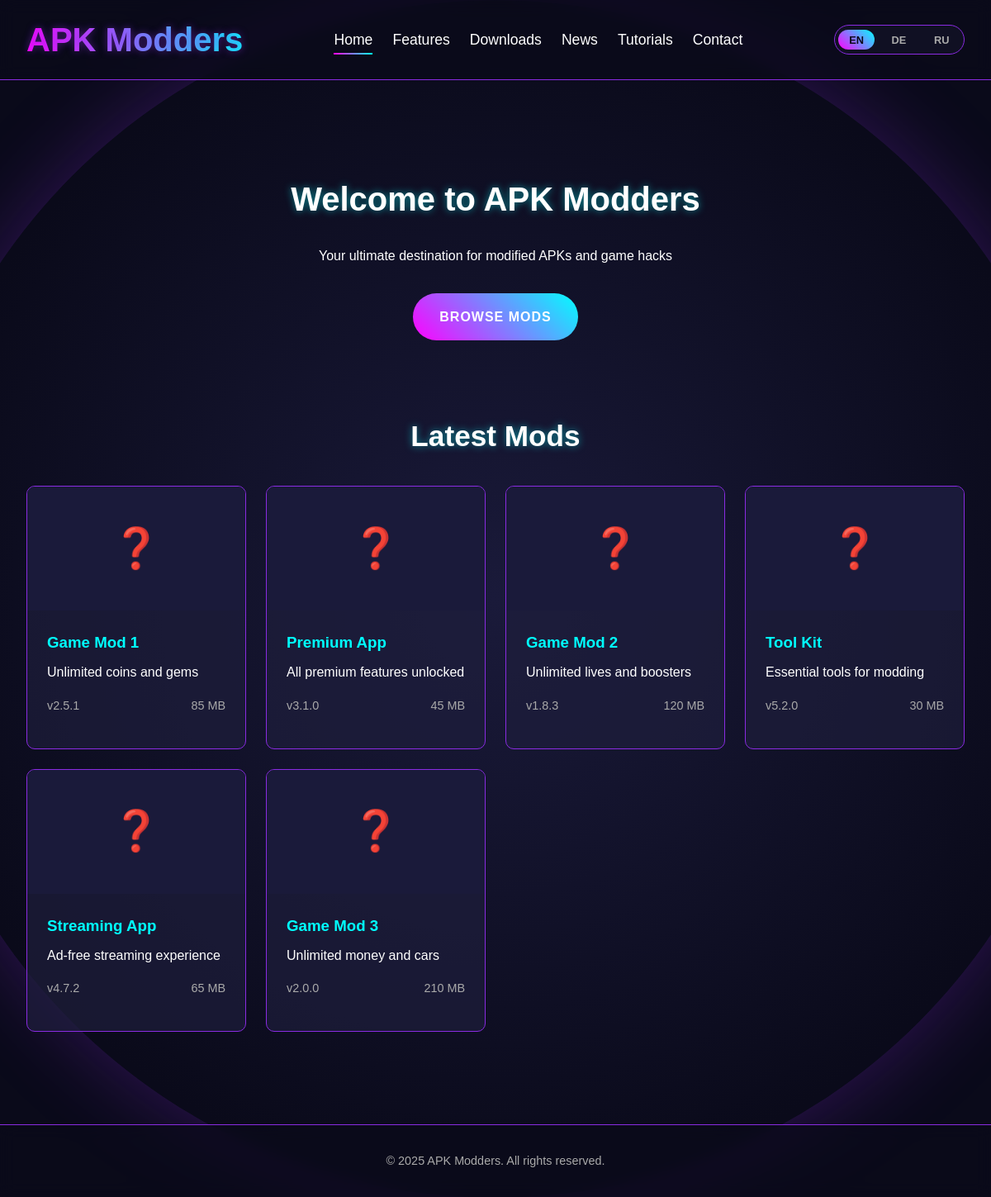
The page / on the database its author committed.
### tables this page shows
CREATE TABLE IF NOT EXISTS apps (
    id INT AUTO_INCREMENT PRIMARY KEY,
    name VARCHAR(100) NOT NULL,
    version VARCHAR(20) NOT NULL,
    size VARCHAR(20) NOT NULL,
    category ENUM('games', 'apps', 'tools') NOT NULL,
    icon_url VARCHAR(255),
    description TEXT,
    download_link VARCHAR(255) NOT NULL,
    created_at TIMESTAMP DEFAULT CURRENT_TIMESTAMP,
    updated_at TIMESTAMP DEFAULT CURRENT_TIMESTAMP ON UPDATE CURRENT_TIMESTAMP
);

### index.php (the view, shortened to what this page needs)
<?php
require_once 'header.php';
$latest_apps_result = $conn->query("SELECT * FROM apps ORDER BY created_at DESC LIMIT 6");
$latest_apps = [];
if ($latest_apps_result) {
    while ($row = $latest_apps_result->fetch_assoc()) {
        $latest_apps[] = $row;
    }
}
?>
    <main class="main-content">
        <section class="hero" id="home">
            <h2>Welcome to APK Modders</h2>
            <p>Your ultimate destination for modified APKs and game hacks</p>
            <a href="pages/downloads.php" class="cta-button">Browse Mods</a>
        </section>
        <section id="latest-mods">
            <h2 style="text-align: center; margin-bottom: 2rem;">Latest Mods</h2>
            <div class="app-grid">
                <?php if (!empty($latest_apps)): ?>
                    <?php foreach ($latest_apps as $app): ?>
                        <?php
                            $detailUrl = "pages/app_details.php?id={$app['id']}";
                            $iconDisplay = $app['icon_url'] ? '<img src="' . htmlspecialchars($app['icon_url']) . '" alt="' . htmlspecialchars($app['name']) . '">' : '❓';
                        ?>
                        <a href="<?php echo $detailUrl; ?>" class="app-card-link">
                            <div class="app-card" data-category="<?php echo htmlspecialchars($app['category']); ?>">
                                <div class="app-image"><?php echo $iconDisplay; ?></div>
                                <div class="app-info">
                                    <h3><?php echo htmlspecialchars($app['name']); ?></h3>
                                    <p><?php echo htmlspecialchars($app['description']); ?></p>
                                    <div class="app-meta">
                                        <span><?php echo htmlspecialchars($app['version']); ?></span>
                                        <span><?php echo htmlspecialchars($app['size']); ?></span>
                                    </div>
                                </div>
                            </div>
                        </a>
                    <?php endforeach; ?>
                <?php else: ?>
                    <p class="text-center">No mods available at the moment. Please check back later.</p>
                <?php endif; ?>
            </div>
        </section>
    </main>
    <footer>
        <p>&copy; 2025 APK Modders. All rights reserved.</p>
    </footer>
</body>
</html>

### styles.css (style rules this page uses)
* { margin: 0; padding: 0; box-sizing: border-box; font-family: 'Arial', sans-serif; }
html { scroll-behavior: smooth; }
body { background: #0a0a1a; color: #fff; overflow-x: hidden; min-height: 100vh; position: relative; line-height: 1.6; }
a { color: inherit; text-decoration: none; transition: all 0.3s ease; }
.main-content { max-width: 1200px; margin: 0 auto; padding: 2rem; position: relative; z-index: 1; }
h2 { font-size: 2.2rem; margin-bottom: 1.5rem; color: #fff; text-shadow: 0 0 10px rgba(0, 255, 255, 0.5); }
.app-grid { display: grid; grid-template-columns: repeat(auto-fill, minmax(250px, 1fr)); gap: 1.5rem; margin-top: 2rem; }
.app-card { background: rgba(30, 30, 60, 0.7); border-radius: 10px; overflow: hidden; border: 1px solid #8a2be2; transition: all 0.3s ease; }
.app-card-link { display: block; color: #fff; text-decoration: none; }
.app-image { width: 100%; height: 150px; background: #1a1a3a; display: flex; align-items: center; justify-content: center; font-size: 3rem; color: #8a2be2; }
.app-info { padding: 1.5rem; }
.app-info h3 { color: #00ffff; margin-bottom: 0.5rem; }
.app-meta { display: flex; justify-content: space-between; margin: 1rem 0; font-size: 0.9rem; color: #aaa; }
.cta-button { display: inline-block; padding: 1rem 2rem; background: linear-gradient(45deg, #ff00ff, #00ffff); color: #fff; text-decoration: none; border-radius: 50px; font-weight: bold; margin-top: 2rem; border: none; cursor: pointer; transition: all 0.3s ease; text-transform: uppercase; letter-spacing: 1px; position: relative; overflow: hidden; z-index: 1; }
.cta-button::before { content: ''; position: absolute; top: 0; left: -100%; width: 100%; height: 100%; background: linear-gradient(90deg, transparent, rgba(255, 255, 255, 0.2), transparent); transition: 0.5s; z-index: -1; }
.hero { text-align: center; padding: 5rem 0; }
.hero h2 { font-size: 2.5rem; margin-bottom: 1.5rem; color: #fff; text-shadow: 0 0 10px rgba(0, 255, 255, 0.5); }
footer { text-align: center; padding: 2rem; margin-top: 5rem; border-top: 1px solid #8a2be2; background: rgba(10, 10, 26, 0.7); backdrop-filter: blur(10px); color: #aaa; font-size: 0.9rem; }

### rows shown on the page
apps: name "Game Mod 1", description "Unlimited coins and gems", version "v2.5.1", size "85 MB"
apps: name "Premium App", description "All premium features unlocked", version "v3.1.0", size "45 MB"
apps: name "Game Mod 2", description "Unlimited lives and boosters", version "v1.8.3", size "120 MB"
apps: name "Tool Kit", description "Essential tools for modding", version "v5.2.0", size "30 MB"
apps: name "Streaming App", description "Ad-free streaming experience", version "v4.7.2", size "65 MB"
apps: name "Game Mod 3", description "Unlimited money and cars", version "v2.0.0", size "210 MB"
